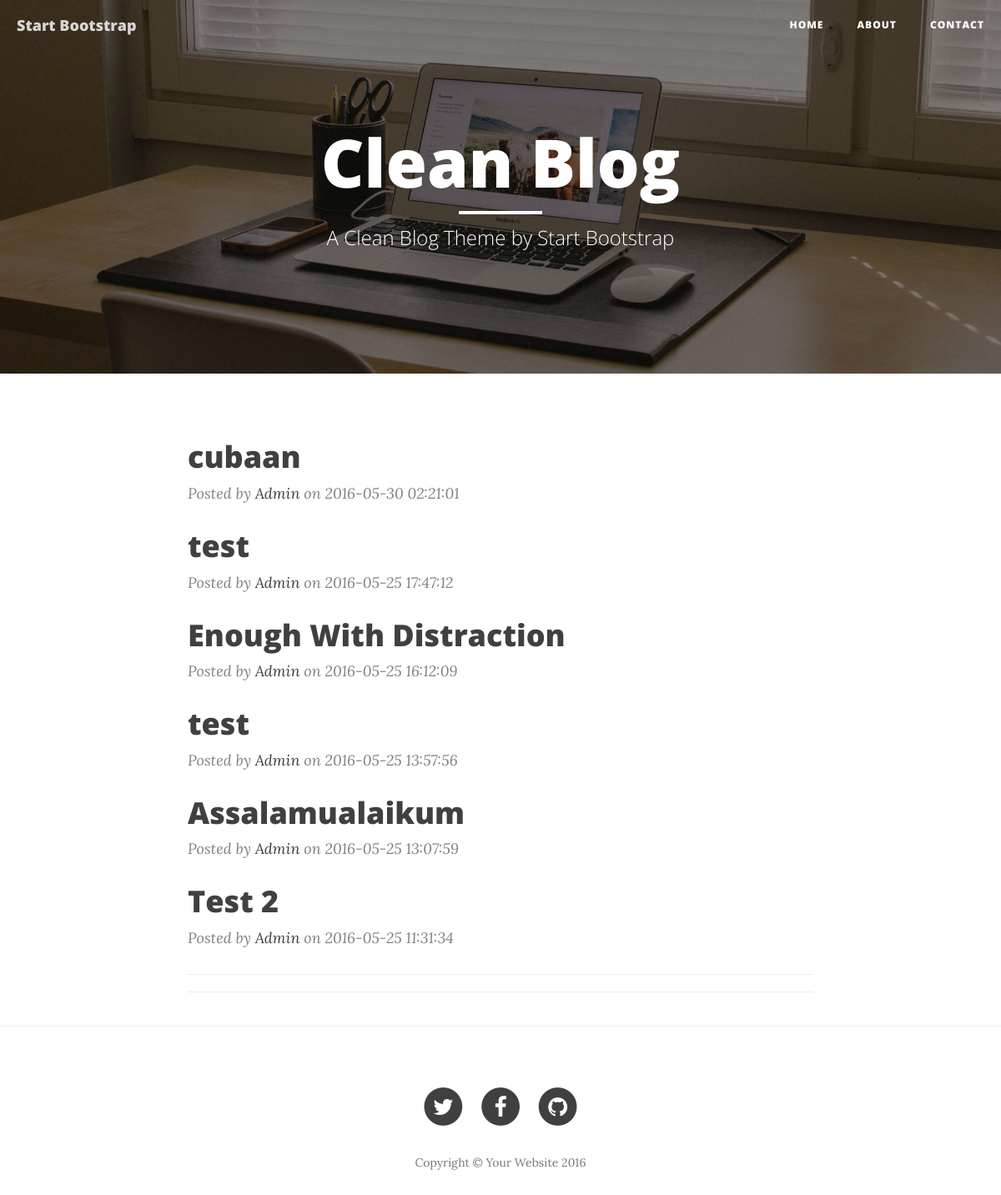
The page / on the database its author committed.
### tables this page shows
CREATE TABLE IF NOT EXISTS `tbl_news` (
  `id` int(11) NOT NULL AUTO_INCREMENT,
  `title` text NOT NULL,
  `content` text NOT NULL,
  `date_created` timestamp NOT NULL DEFAULT CURRENT_TIMESTAMP,
  PRIMARY KEY (`id`)
);

### index.php (the view, shortened to what this page needs)
<?php require dirname(__FILE__) . '/init.php'; ?>
<!DOCTYPE html>
<html lang="en">
<head>
    <link href="css/bootstrap.min.css" rel="stylesheet">
    <link href="css/clean-blog.min.css" rel="stylesheet">
    <link href="http://maxcdn.bootstrapcdn.com/font-awesome/4.1.0/css/font-awesome.min.css" rel="stylesheet" type="text/css">
</head>
<body>
    <nav class="navbar navbar-default navbar-custom navbar-fixed-top">
        <div class="container-fluid">
            <div class="navbar-header page-scroll">
                <a class="navbar-brand" href="index.html">Start Bootstrap</a>
            </div>
            <div class="collapse navbar-collapse" id="bs-example-navbar-collapse-1">
                <ul class="nav navbar-nav navbar-right">
                    <li>
                        <a href="index.php">Home</a>
                    </li>
                    <li>
                        <a href="about.php">About</a>
                    </li>
                    <li>
                        <a href="contact.php">Contact</a>
                    </li>
                </ul>
            </div>
        </div>
    </nav>
    <header class="intro-header" style="background-image: url('img/home-bg.jpg')">
        <div class="container">
            <div class="row">
                <div class="col-lg-8 col-lg-offset-2 col-md-10 col-md-offset-1">
                    <div class="site-heading">
                        <h1>Clean Blog</h1>
                        <hr class="small">
                        <span class="subheading">A Clean Blog Theme by Start Bootstrap</span>
                    </div>
                </div>
            </div>
        </div>
    </header>
    <div class="container">
        <div class="row">
            <div class="col-lg-8 col-lg-offset-2 col-md-10 col-md-offset-1">
                <?php
                    $query = $mysql->query('SELECT * FROM tbl_news ORDER BY id DESC;');
                    while($data = $query->fetch_object()):
                ?>
                <div class="post-preview">
                    <a href="post.php?id=<?php echo intval($data->id); ?>">
                        <h2 class="post-title">
                            <?php echo htmlspecialchars($data->title); ?>
                        </h2>
                    </a>
                    <p class="post-meta">Posted by <a href="#">Admin</a> on <?php echo htmlspecialchars($data->date_created); ?></p>
                </div>
                <?php endwhile; ?>
                <hr>
                <hr>
            </div>
        </div>
    </div>
    <hr>
    <footer>
        <div class="container">
            <div class="row">
                <div class="col-lg-8 col-lg-offset-2 col-md-10 col-md-offset-1">
                    <ul class="list-inline text-center">
                        <li>
                            <a href="#">
                                <span class="fa-stack fa-lg">
                                    <i class="fa fa-circle fa-stack-2x"></i>
                                    <i class="fa fa-twitter fa-stack-1x fa-inverse"></i>
                                </span>
                            </a>
                        </li>
                        <li>
                            <a href="#">
                                <span class="fa-stack fa-lg">
                                    <i class="fa fa-circle fa-stack-2x"></i>
                                    <i class="fa fa-facebook fa-stack-1x fa-inverse"></i>
                                </span>
                            </a>
                        </li>
                        <li>
                            <a href="#">
                                <span class="fa-stack fa-lg">
                                    <i class="fa fa-circle fa-stack-2x"></i>
                                    <i class="fa fa-github fa-stack-1x fa-inverse"></i>
                                </span>
                            </a>
                        </li>
                    </ul>
                    <p class="copyright text-muted">Copyright &copy; Your Website 2016</p>
                </div>
            </div>
        </div>
    </footer>
</body>
</html>

### rows shown on the page
tbl_news: title "cubaan", date_created "2016-05-30 02:21:01"
tbl_news: title "test", date_created "2016-05-25 17:47:12"
tbl_news: title "Enough With Distraction", date_created "2016-05-25 16:12:09"
tbl_news: title "test", date_created "2016-05-25 13:57:56"
tbl_news: title "Assalamualaikum", date_created "2016-05-25 13:07:59"
tbl_news: title "Test 2", date_created "2016-05-25 11:31:34"
